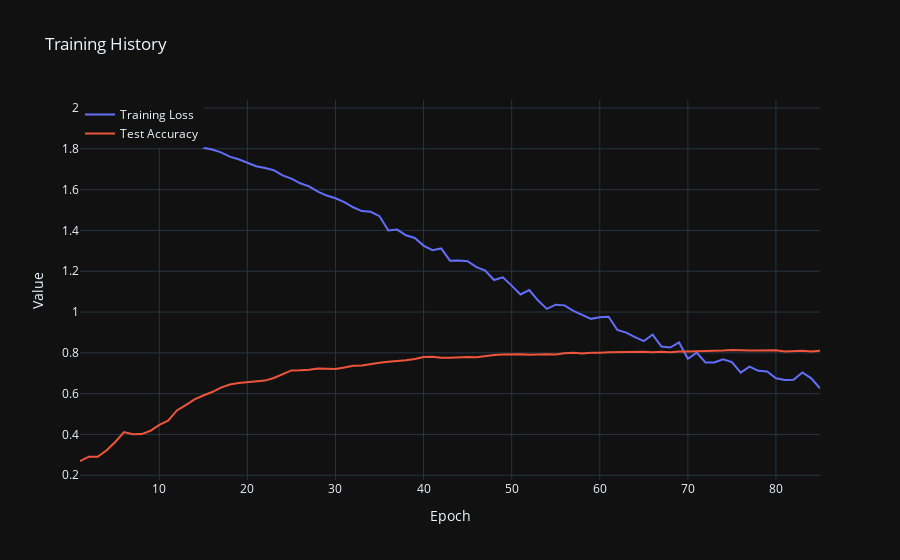

This figure's notebook cell:
### Markdown cell above
## Training and Visualization

### Code cell
model = GCN(hidden_channels=16)

built_model = BuildModel(model)
history  = built_model.train_with_early_stopping(plot = True, plot_name="gcn_history_plot")
